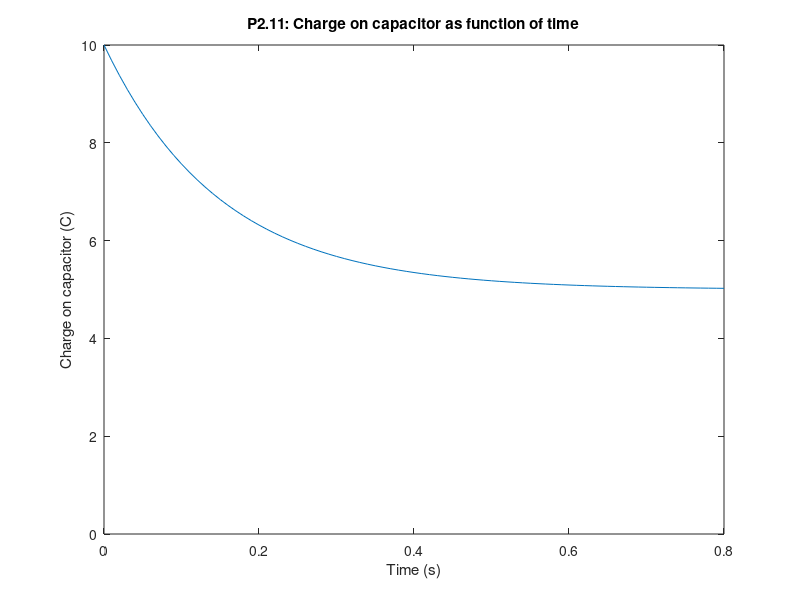

This figure's MATLAB source:
%% 
% Problem P2.11: A simple electric circuit consisting of a resistor, a
% capacitor, and an inductor is depicted as shown in Fig. P2.11. The charge
% on the capacitor 
% $q(t)$
% as a function of time can be computed as 
% $q(t) = q_{0}e^{\frac{-Rt}{2L}}\cos[\sqrt{\frac{1}{LC}-(\frac{R}{2L})^{2}t}]$
% where 
% $t=$
% time,
% $q_{0}=10$
% , the initial charge,
% $R=60$
% , the resistance, 
% %L=9$
% , the inductance, and
% $C=0.00005$
% , the capacitance. Use MATLAB to generate a plot of this function from 
% $t=0$
% to 
% $0.8$
% given the above. 

initial_charge = 10; % coulombs
resistance = 60; % ohms
inductance = 9; % H
capacitance = 0.00005; % F
t_init = 0; % s
t_final = 0.8; % s
t_delta = 0.01; % s
t_vector = [t_init : t_delta : t_final];

q_time = initial_charge .* exp((-resistance .* t_vector) ./ (2 * inductance)) ...
    .* cos(sqrt((1 / inductance * capacitance) - ... 
    ((resistance / (2 * inductance)) .^ 2)) .* t_vector);

plot(t_vector, q_time);
xlabel('Time (s)');
ylabel('Charge on capacitor (C)');
ylim([0, 10]);
title('P2.11: Charge on capacitor as function of time');